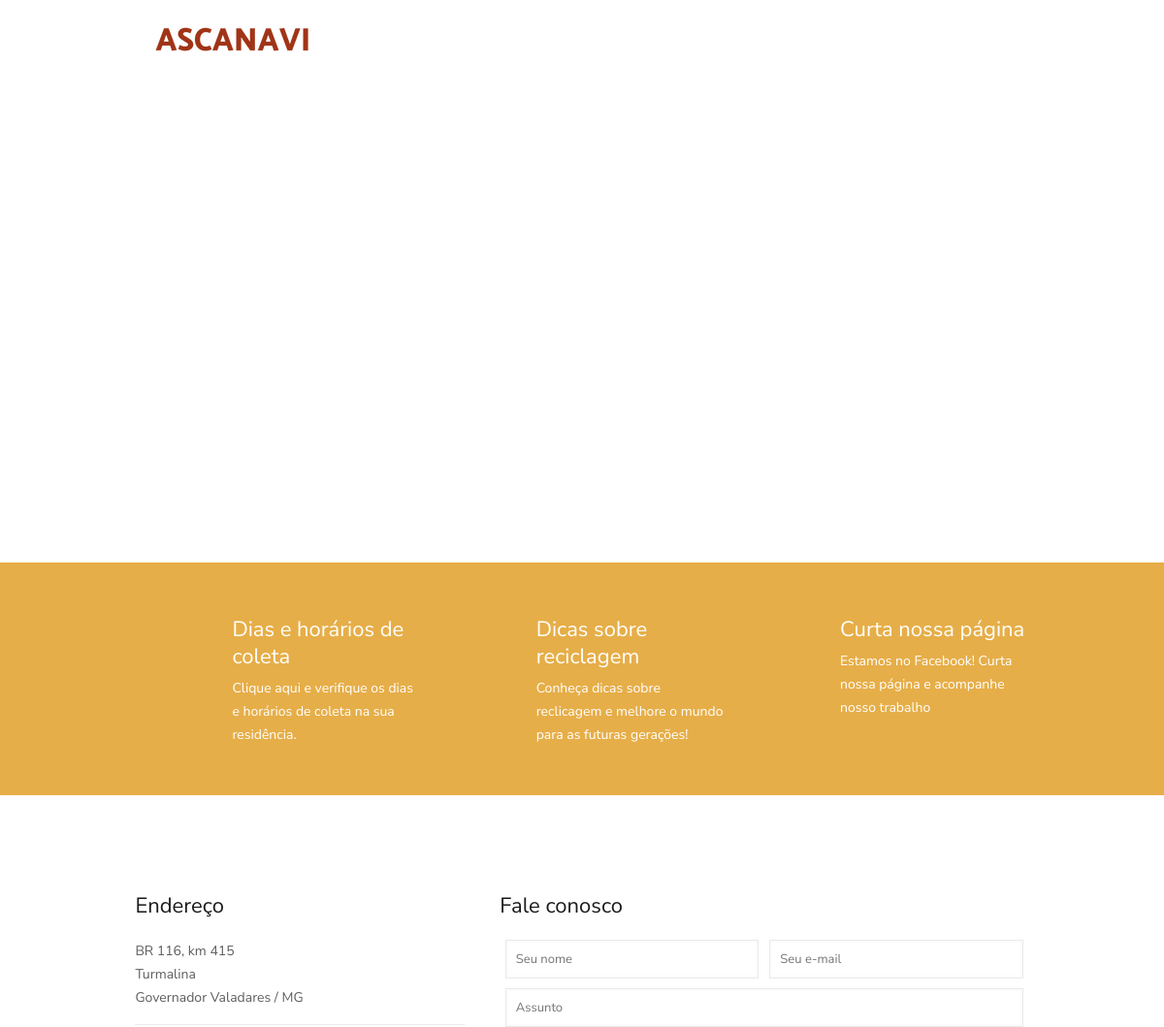
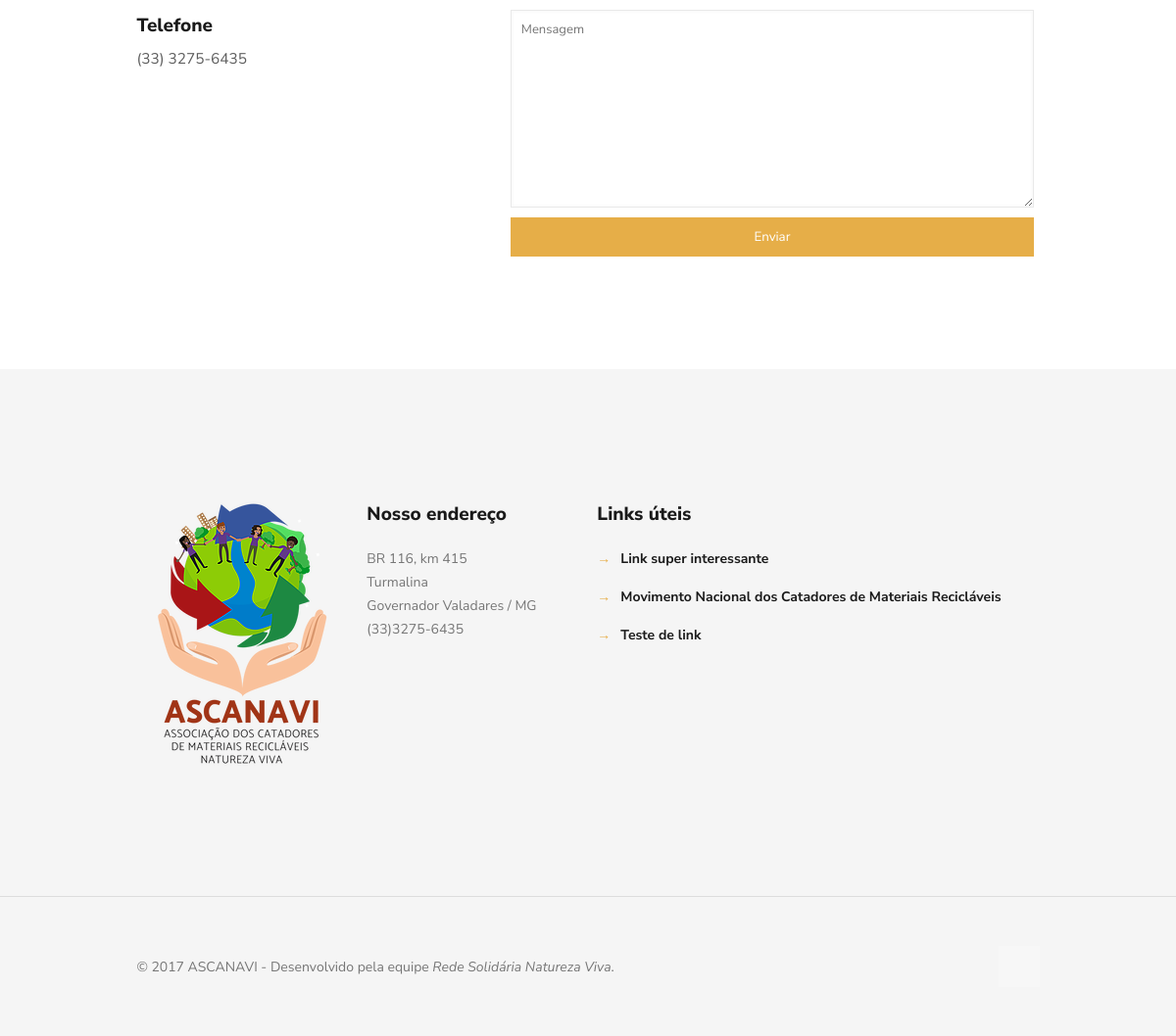
The app's page /contato with its own data (2 pictures, top to bottom).
### core/models.py (models this page shows, shortened)
class LinkUtil(models.Model):
    link       = models.URLField()
    descricao  = models.CharField(verbose_name='descrição', max_length=100)
    class Meta:
        verbose_name        = 'link útil'
        verbose_name_plural = 'links úteis'

### core/views.py (the view)
# urls.py: url(r'^contato$', contato, name='contato'),
def contato(request):
    contato = Contato.objects.latest('id')
    links   = LinkUtil.objects.order_by('descricao')
    context = {'contato': contato,
               'links': links}
    return render(request, 'contato.html', context)

### templates/contato.html (shortened to what this page needs)
{% load static %}
<!DOCTYPE html>
<html class="no-js">
<head>
    <link rel='stylesheet' href="{% static 'core/css/global.css' %}">
    <link rel='stylesheet' href="{% static 'core/css/structure.css' %}">
    <link rel='stylesheet' href="{% static 'core/css/home.css' %}">
    <link rel='stylesheet' href="{% static 'core/css/custom.css' %}">
</head>
<body class="color-custom style-simple layout-full-width nice-scroll-on button-flat if-zoom if-border-hide no-content-padding hide-love header-classic minimalist-header-no sticky-header sticky-tb-color ab-hide subheader-both-center menu-link-color menuo-no-borders menuo-right mobile-tb-left mobile-side-slide mobile-mini-mr-lc mobile-header-mini mobile-sticky">
    <div id="Wrapper">
        {% include 'header.html' %}
        <div id="Content">
            <div class="content_wrapper clearfix">
                <div class="sections_group">
                    <div class="entry-content">
                        <div class="section mcb-section full-width no-margin-h no-margin-v  " style="padding-top:0px; padding-bottom:0px;">
                            <div class="section_wrapper mcb-section-inner">
                                <div class="wrap mcb-wrap one  valign-top clearfix">
                                    <div class="mcb-wrap-inner">
                                        <div class="column mcb-column one column_map ">
                                            <div class="google-map-wrapper no_border">
                                                <div class="google-map" id="google-map-area-587390afa90d1" style="width:100%; height:500px;">
                                                </div>
                                            </div>
                                        </div>
                                    </div>
                                </div>
                            </div>
                        </div>
                        <div class="section mcb-section dark  " style="padding-top:50px; padding-bottom:30px; background-color:#e6ae48">
                            <div class="section_wrapper mcb-section-inner">
                                <div class="wrap mcb-wrap one  column-margin-20px valign-top clearfix">
                                    <div class="mcb-wrap-inner">
                                        <div class="column mcb-column one-third column_list ">
                                            <div class="list_item lists_1 clearfix">
                                                <div class="list_left list_icon">
                                                    <a href="dicas/{% if contato %}{{ contato.id_dica_coleta_id }}{% endif %}"><i class="icon-clock"></i></a>
                                                </div>
                                                <div class="list_right">
                                                    <h4><a href="dicas/{% if contato %}{{ contato.id_dica_coleta_id }}{% endif %}">Dias e horários de coleta</a></h4>
                                                    <div class="desc">
                                                        <a href="dicas/{% if contato %}{{ contato.id_dica_coleta_id }}{% endif %}">Clique aqui e verifique os dias e horários de coleta na sua residência.</a>
                                                    </div>
                                                </div>
                                            </div>
                                        </div>
                                        <div class="column mcb-column one-third column_list ">
                                            <div class="list_item lists_1 clearfix">
                                                <div class="list_left list_icon">
                                                    <a href="/dicas"><i class="icon-lamp"></i></a>
                                                </div>
                                                <div class="list_right">
                                                    <h4><a href="/dicas">Dicas sobre reciclagem</a></h4>
                                                    <div class="desc">
                                                        <a href="/dicas">Conheça dicas sobre reclicagem e melhore o mundo para as futuras gerações!</a>
                                                    </div>
                                                </div>
                                            </div>
                                        </div>
                                        <div class="column mcb-column one-third column_list ">
                                            <div class="list_item lists_1 clearfix">
                                                <div class="list_left list_icon">
                                                    <a href="{% if contato %}{{ contato.facebook}}{% endif %}" target="_blank"><i class="icon-facebook"></i></a>
                                                </div>
                                                <div class="list_right">
                                                    <h4><a href="{% if contato %}{{ contato.facebook }}{% endif %}" target="_blank">Curta nossa página</a></h4>
                                                    <div class="desc">
                                                        <a href="{% if contato %}{{ contato.facebook }}{% endif %}" target="_blank">Estamos no Facebook! Curta nossa página e acompanhe nosso trabalho</a>
                                                    </div>
                                                </div>
                                            </div>
                                        </div>
                                    </div>
                                </div>
                            </div>
                        </div>
                        <div class="section mcb-section" style="padding-top:100px; padding-bottom:50px;">
                            <div class="section_wrapper mcb-section-inner">
                                <div class="wrap mcb-wrap one  valign-top clearfix">
                                    <div class="mcb-wrap-inner">
                                        <div class="column mcb-column two-fifth column_column ">
                                            <div class="column_attr clearfix" style=" padding:0 5% 0 0;">
                                                <h4>Endereço</h4>
                                                <hr class="no_line" style="margin: 0 auto 5px;" />
                                                <p>
                                                    BR 116, km 415
                                                    <br>Turmalina
                                                    <br>Governador Valadares / MG
                                                </p>
                                                <hr  style="margin: 0 auto 15px;" />
                                                <h5 style="margin: 0 0 7px 0;">Telefone</h5>
                                                <p class="big">
                                                    (33) 3275-6435
                                                </p>
                                            </div>
                                        </div>
                                        <div class="column mcb-column three-fifth column_column ">
                                            <div class="column_attr clearfix">
                                                <h4>Fale conosco</h4>
                                                <hr class="no_line" style="margin: 0 auto 5px;" />
                                                <div role="form" class="wpcf7" id="wpcf7-f53-p22-o1" lang="pt-BR" dir="ltr">
                                                    <div id="contactWrapper">
                                                        <form id="contactform">
                                                            <div class="column one-second">
                                                                <input placeholder="Seu nome" type="text" name="name" id="name" size="40" aria-required="true" aria-invalid="false" />
                                                            </div>
                                                            <div class="column one-second">
                                                                <input placeholder="Seu e-mail" type="email" name="email" id="email" size="40" aria-required="true" aria-invalid="false" />
                                                            </div>
                                                            <div class="column one">
                                                                <input placeholder="Assunto" type="text" name="subject" id="subject" size="40" aria-invalid="false" />
                                                            </div>
                                                            <div class="column one">
                                                                <textarea placeholder="Mensagem" name="body" id="body" style="width:100%;" rows="10" aria-invalid="false"></textarea>
                                                            </div>
                                                            <div class="column one">
                                                                <input type="button" value="Enviar" id="submit" onClick="return check_values();">
                                                            </div>
                                                        </form>
                                                    </div>
                                                </div>
                                            </div>
                                        </div>
                                    </div>
                                </div>
                            </div>
                        </div>
                    </div>
                </div>
            </div>
        </div>
        {% include 'footer.html' %}
    </div>
</body>
</html>

### templates/footer.html (shortened to what this page needs)
{% load static %}
<footer id="Footer" class="clearfix">
            <div class="widgets_wrapper" style="padding:120px 0 110px;">
                <div class="container">
                    <div class="column one-fourth">
                        <aside class="widget widget_text">
                            <div class="textwidget" align="center">
                                <img src="{% static 'core/images/ascanavi-logo.png' %}" alt="Logo da ASCANAVI">
                            </div>
                        </aside>
                    </div>
                    <div class="column one-fourth">
                        <aside class="widget widget_text">
                            <div class="textwidget">
                                <div style="padding-right: 15%;">
                                    <h5>Nosso endereço</h5>
                                    <hr class="no_line" style="margin: 0 auto 5px;" />
                                    <p>
                                        BR 116, km 415
                                        <br> Turmalina
                                        <br> Governador Valadares / MG
                                        <br> (33)3275-6435
                                    </p>
                                    <hr class="no_line" style="margin: 0 auto 10px;" />
                                    {% if contato %}
                                    <p style="font-size: 18px; line-height: 18px; letter-spacing: 10px;">
                                        <a style="color: #b5b5b5;" href="{{ contato.facebook }}" target="_blank"><i class="icon-facebook"></i></a>
                                    </p>
                                    {% endif %}
                                </div>
                            </div>
                        </aside>
                    </div>
                    <div class="column one-second">
                        <aside class="widget widget_text">
                            <div class="textwidget">
                                    <h5>Links úteis</h5>
                                    <hr class="no_line" style="margin: 0 auto 5px;" />
                                    <ul style="font-weight: 700;">
                                        {% for l in links %}
                                            <li style="margin-bottom: 15px;">
                                                <span style="color: #e6ae48; margin-right: 10px;">&rarr;</span><a href="{{ l.link }}" target="_blank">{{ l.descricao }}</a>
                                            </li>
                                        {% endfor %}
                                </ul>
                            </div>
                        </aside>
                    </div>
                </div>
            </div>
            <div class="footer_copy">
                <div class="container">
                    <div class="column one">
                        <a id="back_to_top" class="button button_left button_js" href="#"><span class="button_icon"><i class="icon-up-open-big"></i></span></a>
                        <div class="copyright">
                            &copy; {% now 'Y' %} ASCANAVI - Desenvolvido pela equipe <em>Rede Solidária Natureza Viva</em>.
                        </div>
                    </div>
                </div>
            </div>
        </footer>

### records on screen
LinkUtil: descricao "Link super interessante"
LinkUtil: descricao "Movimento Nacional dos Catadores de Materiais Recicláveis"
LinkUtil: descricao "Teste de link"
